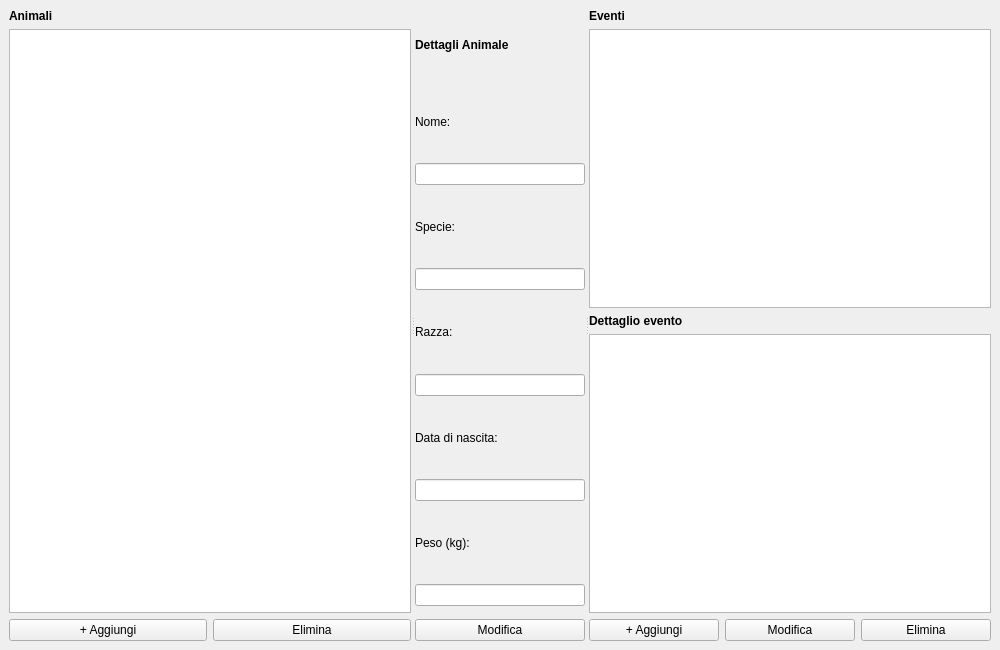
<?xml version="1.0" encoding="UTF-8"?>
<ui version="4.0">
 <class>MainWindow</class>
 <widget class="QMainWindow" name="MainWindow">
  <property name="geometry">
   <rect><x>0</x><y>0</y><width>1000</width><height>650</height></rect>
  </property>
  <property name="windowTitle">
   <string>Diario Animali Domestici</string>
  </property>
  <widget class="QWidget" name="centralwidget">
   <layout class="QHBoxLayout" name="horizontalLayout">
    <item>
     <widget class="QSplitter" name="splitter">
      <property name="orientation">
       <enum>Qt::Horizontal</enum>
      </property>

      <!-- PANNELLO SINISTRO: lista animali -->
      <widget class="QWidget" name="panelAnimali">
       <layout class="QVBoxLayout" name="vLayoutAnimali">
        <item>
         <widget class="QLabel" name="labelAnimali">
          <property name="text"><string>Animali</string></property>
          <property name="font">
           <font><bold>true</bold></font>
          </property>
         </widget>
        </item>
        <item>
         <widget class="QListWidget" name="listAnimali"/>
        </item>
        <item>
         <layout class="QHBoxLayout" name="hLayoutBottoniAnimali">
          <item>
           <widget class="QPushButton" name="buttonAggiungiAnimale">
            <property name="text"><string>+ Aggiungi</string></property>
           </widget>
          </item>
          <item>
           <widget class="QPushButton" name="buttonEliminaAnimale">
            <property name="text"><string>Elimina</string></property>
           </widget>
          </item>
         </layout>
        </item>
       </layout>
      </widget>

      <!-- PANNELLO CENTRALE: dettagli animale -->
      <widget class="QWidget" name="panelDettagli">
       <layout class="QVBoxLayout" name="vLayoutDettagli">
        <item>
         <widget class="QLabel" name="labelDettagli">
          <property name="text"><string>Dettagli Animale</string></property>
          <property name="font">
           <font><bold>true</bold></font>
          </property>
         </widget>
        </item>
        <item>
         <widget class="QLabel" name="labelNome">
          <property name="text"><string>Nome:</string></property>
         </widget>
        </item>
        <item>
         <widget class="QLineEdit" name="lineEditNome">
          <property name="readOnly"><bool>true</bool></property>
         </widget>
        </item>
        <item>
         <widget class="QLabel" name="labelSpecie">
          <property name="text"><string>Specie:</string></property>
         </widget>
        </item>
        <item>
         <widget class="QLineEdit" name="lineEditSpecie">
          <property name="readOnly"><bool>true</bool></property>
         </widget>
        </item>
        <item>
         <widget class="QLabel" name="labelRazza">
          <property name="text"><string>Razza:</string></property>
         </widget>
        </item>
        <item>
         <widget class="QLineEdit" name="lineEditRazza">
          <property name="readOnly"><bool>true</bool></property>
         </widget>
        </item>
        <item>
         <widget class="QLabel" name="labelNascita">
          <property name="text"><string>Data di nascita:</string></property>
         </widget>
        </item>
        <item>
         <widget class="QLineEdit" name="lineEditNascita">
          <property name="readOnly"><bool>true</bool></property>
         </widget>
        </item>
        <item>
         <widget class="QLabel" name="labelPeso">
          <property name="text"><string>Peso (kg):</string></property>
         </widget>
        </item>
        <item>
         <widget class="QLineEdit" name="lineEditPeso">
          <property name="readOnly"><bool>true</bool></property>
         </widget>
        </item>
        <item>
         <spacer name="spacerDettagli">
          <property name="orientation"><enum>Qt::Vertical</enum></property>
         </spacer>
        </item>
        <item>
         <layout class="QHBoxLayout" name="hLayoutBottoniDettagli">
          <item>
           <widget class="QPushButton" name="buttonModificaAnimale">
            <property name="text"><string>Modifica</string></property>
           </widget>
          </item>
         </layout>
        </item>
       </layout>
      </widget>

      <!-- PANNELLO DESTRO: eventi -->
      <widget class="QWidget" name="panelEventi">
       <layout class="QVBoxLayout" name="vLayoutEventi">
        <item>
         <widget class="QLabel" name="labelEventi">
          <property name="text"><string>Eventi</string></property>
          <property name="font">
           <font><bold>true</bold></font>
          </property>
         </widget>
        </item>
        <item>
         <widget class="QListWidget" name="listEventi"/>
        </item>
        <item>
         <widget class="QLabel" name="labelDettaglioEvento">
          <property name="text"><string>Dettaglio evento</string></property>
          <property name="font">
           <font><bold>true</bold></font>
          </property>
         </widget>
        </item>
        <item>
         <widget class="QTextEdit" name="textDettaglioEvento">
          <property name="readOnly"><bool>true</bool></property>
         </widget>
        </item>
        <item>
         <layout class="QHBoxLayout" name="hLayoutBottoniEventi">
          <item>
           <widget class="QPushButton" name="buttonAggiungiEvento">
            <property name="text"><string>+ Aggiungi</string></property>
           </widget>
          </item>
          <item>
           <widget class="QPushButton" name="buttonModificaEvento">
            <property name="text"><string>Modifica</string></property>
           </widget>
          </item>
          <item>
           <widget class="QPushButton" name="buttonEliminaEvento">
            <property name="text"><string>Elimina</string></property>
           </widget>
          </item>
         </layout>
        </item>
       </layout>
      </widget>

     </widget>
    </item>
   </layout>
  </widget>
 </widget>
</ui>
